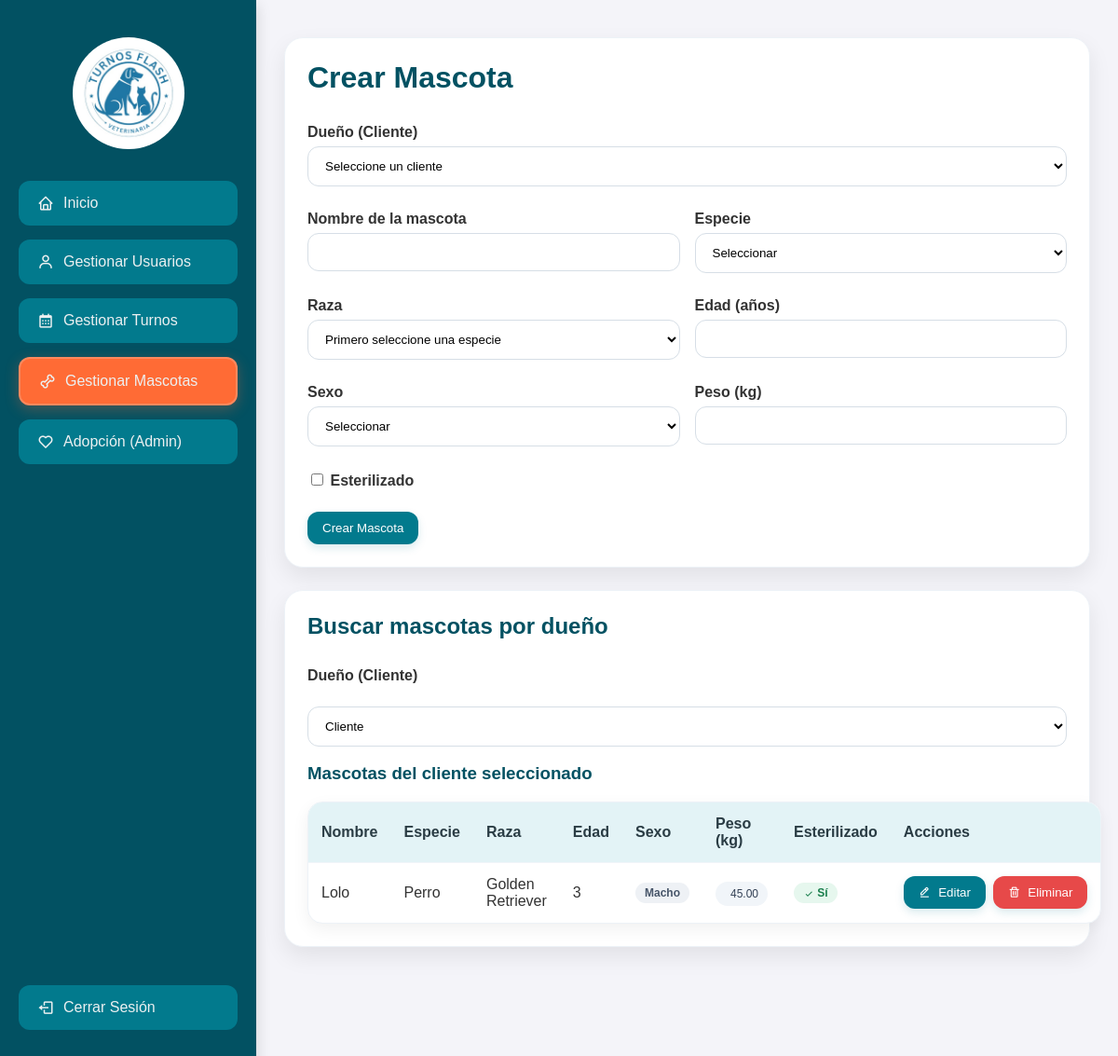
The app's page /gestionar_mascotas.php?filter_owner_id=17 (signed in) with its own data.
### tables this page shows
CREATE TABLE `mascotas` (
  `id` int(11) NOT NULL,
  `user_id` int(11) NOT NULL,
  `nombre` varchar(50) NOT NULL,
  `especie` varchar(50) NOT NULL,
  `raza` varchar(50) NOT NULL,
  `edad` int(11) NOT NULL,
  `sexo` varchar(10) NOT NULL,
  `peso` decimal(5,2) NOT NULL,
  `esterilizado` tinyint(1) NOT NULL,
  `foto` varchar(255) DEFAULT NULL
);

### gestionar_mascotas.php (the view, shortened to what this page needs)
<?php
$mysqli = new mysqli("localhost", "root", "", "veterinaria");
$clientes = $mysqli->query("SELECT id, nombre_usuario FROM user WHERE rol='cliente' ORDER BY nombre_usuario ASC");
$filter_owner_id = 0;
if (isset($_GET['filter_owner_id'])) { $filter_owner_id = (int)$_GET['filter_owner_id']; }
$mascotas_list = null;
if ($filter_owner_id > 0) {
    $stmt = $mysqli->prepare("SELECT id, nombre, especie, raza, edad, sexo, peso, esterilizado FROM mascotas WHERE user_id = ? ORDER BY nombre ASC");
    if ($stmt) {
        $stmt->bind_param('i', $filter_owner_id);
        $stmt->execute();
        $mascotas_list = $stmt->get_result();
    }
}
?>
<!DOCTYPE html>
<html lang="es">
<head>
    <link href='https://unpkg.com/boxicons@2.1.4/css/boxicons.min.css' rel='stylesheet'>
</head>
<body>
    <div class="sidebar">
        <div class="profile-section">
            <img src="logo_perro.jpg" alt="Foto de Usuario" class="profile-image">
        </div>
        <a href="admin_dashboard.php"><i class='bx bx-home'></i><span>Inicio</span></a>
        <a href="gestionar_usuarios.php"><i class='bx bx-user'></i><span>Gestionar Usuarios</span></a>
        <a href="gestionar_turnos.php"><i class='bx bx-calendar'></i><span>Gestionar Turnos</span></a>
        <a href="gestionar_mascotas.php" class="active"><i class='bx bx-bone'></i><span>Gestionar Mascotas</span></a>
        <a href="adopcion_page.php?view=admin"><i class='bx bx-heart'></i><span>Adopción (Admin)</span></a>
         <div class="bottom-menu">
             <a href="index.php" id="logout-button"><i class='bx bx-log-out'></i><span>Cerrar Sesión</span></a>
         </div>
    </div>
    <div class="content">
        <div class="content-wrapper">
        <div class="card">
            <h1>Crear Mascota</h1>
            <form method="POST">
                <div class="row">
                    <div class="full">
                        <label for="owner_id">Dueño (Cliente)</label>
                        <select id="owner_id" name="owner_id" required>
                            <option value="">Seleccione un cliente</option>
                        </select>
                    </div>
                    <div>
                        <label for="nombre">Nombre de la mascota</label>
                        <input type="text" id="nombre" name="nombre" required pattern="[A-Za-zÁÉÍÓÚáéíóúÑñ\s]+" title="Solo letras y espacios">
                    </div>
                    <div>
                        <label for="especie">Especie</label>
                        <select id="especie" name="especie" required>
                            <option value="">Seleccionar</option>
                        </select>
                    </div>
                    <div>
                        <label for="raza">Raza</label>
                        <select id="raza" name="raza" required>
                            <option value="" disabled selected>Primero seleccione una especie</option>
                        </select>
                    </div>
                    <div>
                        <label for="edad">Edad (años)</label>
                        <input type="number" id="edad" name="edad" min="0" max="30" step="1" required>
                    </div>
                    <div>
                        <label for="sexo">Sexo</label>
                        <select id="sexo" name="sexo" required>
                            <option value="">Seleccionar</option>
                        </select>
                    </div>
                    <div>
                        <label for="peso">Peso (kg)</label>
                        <input type="number" id="peso" name="peso" min="0.1" max="70" step="0.1" required>
                    </div>
                    <div class="full">
                        <label><input type="checkbox" name="esterilizado" value="1"> Esterilizado</label>
                    </div>
                </div>
                <br>
                <button class="button" type="submit" name="create_pet">Crear Mascota</button>
            </form>
        </div>
        <div class="card">
            <h2>Buscar mascotas por dueño</h2>
            <form method="GET" class="row">
                <div class="full">
                    <label for="filter_owner_id">Dueño (Cliente)</label>
                    <br>
                    <select id="filter_owner_id" name="filter_owner_id" onchange="this.form.submit()">
                        <?php if ($clientes) { $clientes->data_seek(0); while($c = $clientes->fetch_assoc()) { $sel = ($filter_owner_id == (int)$c['id']) ? 'selected' : ''; ?>
                            <option value="<?= (int)$c['id'] ?>" <?= $sel ?>><?= htmlspecialchars($c['nombre_usuario']) ?></option>
                        <?php } } ?>
                    </select>
                </div>
            </form>
            <?php if ($filter_owner_id > 0): ?>
               <br> <h3>Mascotas del cliente seleccionado</h3>
                <table class="table">
                    <thead>
                        <tr>
                            <th>Nombre</th>
                            <th>Especie</th>
                            <th>Raza</th>
                            <th>Edad</th>
                            <th>Sexo</th>
                            <th>Peso (kg)</th>
                            <th>Esterilizado</th>
                            <th>Acciones</th>
                        </tr>
                    </thead>
                    <tbody>
                        <?php if ($mascotas_list && $mascotas_list->num_rows > 0): while($m = $mascotas_list->fetch_assoc()): ?>
                            <tr>
                                <td><?= htmlspecialchars($m['nombre']) ?></td>
                                <td><?= htmlspecialchars($m['especie']) ?></td>
                                <td><?= htmlspecialchars($m['raza']) ?></td>
                                <td><?= (int)$m['edad'] ?></td>
                                <td><span class="badge gray"><?= htmlspecialchars($m['sexo']) ?></span></td>
                                <td><span class="chip"><i class='bx bx-weight'></i><?= htmlspecialchars($m['peso']) ?></span></td>
                                <td>
                                    <?php if ((int)$m['esterilizado'] === 1): ?>
                                        <span class="badge green"><i class='bx bx-check' style="vertical-align:middle;"></i> Sí</span>
                                    <?php else: ?>
                                        <span class="badge gray">No</span>
                                    <?php endif; ?>
                                </td>
                                <td style="display:flex; gap:8px; align-items:center;">
                                    <button class="button" onclick="openEditPetModal(<?= (int)$m['id'] ?>, '<?= htmlspecialchars($m['nombre'], ENT_QUOTES) ?>', '<?= htmlspecialchars($m['especie'], ENT_QUOTES) ?>', '<?= htmlspecialchars($m['raza'], ENT_QUOTES) ?>', <?= (int)$m['edad'] ?>, '<?= htmlspecialchars($m['sexo'], ENT_QUOTES) ?>', '<?= htmlspecialchars($m['peso'], ENT_QUOTES) ?>', <?= (int)$m['esterilizado'] ?>)"><i class='bx bx-edit-alt'></i> Editar</button>
                                    <form method="POST" class="delete-pet-form" style="display:inline;">
                                        <button type="submit" name="delete_pet" class="button danger"><i class='bx bx-trash'></i> Eliminar</button>
                                    </form>
                                </td>
                            </tr>
                        <?php endwhile; endif; ?>
                    </tbody>
                </table>
            <?php endif; ?>
        </div>
        </div>
    </div>
 </body>
 </html>

### gestionar_mascotas.php (style rules this page uses)
body { font-family: Arial, sans-serif; margin: 0; padding: 0; display: flex; height: 100vh; color: #333; transition: background-color 0.3s, color 0.3s; background-color: #f4f4f9; }
.sidebar { width: 275px; background-color: #025162; color: #ecf0f1; padding-top: 40px; display: flex; flex-direction: column; align-items: center; height: 100vh; transition: width 0.3s, background-color 0.3s, box-shadow 0.3s; position: fixed; top: 0; left: 0; box-shadow: 0 5px 15px rgba(0,0,0,0.15); }
.sidebar a { display: flex; align-items: center; justify-content: flex-start; color: #ecf0f1; text-decoration: none; padding: 15px 20px; width: calc(100% - 40px); margin-bottom: 15px; background-color: #027a8d; border-radius: 12px; font-size: 16px; transition: background-color 0.3s, padding 0.3s, transform 0.15s ease-in-out; box-sizing: border-box; position: relative; }
.sidebar a.active { background-color: #ff6b35; box-shadow: 0 4px 15px rgba(255, 107, 53, 0.3); border: 2px solid rgba(255, 255, 255, 0.2); }
.sidebar i { margin-right:10px; font-size: 18px; }
.sidebar span { transition: opacity 0.3s ease; }
.profile-section { text-align: center; margin-bottom: 20px; transition: margin-bottom 0.3s; }
.profile-image { width: 120px; height: 120px; border-radius: 50%; object-fit: cover; margin-bottom: 10px; transition: width 0.3s, height 0.3s; }
.sidebar .bottom-menu { margin-top:auto; width:100%; padding-bottom:60px; display:flex; flex-direction:column; align-items:center; }
.content { flex: 1; margin-left: 275px; padding: 40px 30px; overflow-y: auto; height: 100vh; box-sizing: border-box; }
.content-wrapper { padding-bottom: 60px; }
.card { background:#fff; border-radius:20px; box-shadow:0 10px 25px rgba(0,0,0,0.08); padding:24px; max-width:980px; margin:0 auto 24px auto; border: 1px solid #edf2f7; position: relative; }
.card h1, .card h2, .card h3 { margin-top: 0; font-weight: 600; color: #025162; }
.row { display:grid; grid-template-columns:1fr 1fr; gap:16px; }
.row .full { grid-column:1 / -1; }
label { display:block; margin:10px 0 6px; font-weight:600; }
input[type="text"], input[type="number"], select { width:100%; padding:12px 14px; border:1px solid #d6dee6; border-radius:12px; box-sizing:border-box; transition: border-color .2s ease, box-shadow .2s ease; background:#fff; }
.button { background-color:#027a8d; color:#fff; border:none; padding:10px 16px; border-radius:12px; cursor:pointer; box-shadow:0 4px 10px rgba(2,122,141,0.15); display:inline-flex; align-items:center; gap:8px; }
.button.danger { background:#e74949; }
.table { width:100%; border-collapse: separate; border-spacing:0; margin-top:10px; background:#fff; border-radius:16px; overflow:hidden; box-shadow:0 6px 18px rgba(0,0,0,0.06); border:1px solid #edf2f7; }
.table thead th { background:#E3F3F6; color:#2a3c44; font-weight:600; padding:14px; text-align:left; }
.table tbody td { padding:14px; border-top:1px solid #f0f4f8; }
.badge { display:inline-block; padding:4px 10px; border-radius:999px; font-size:12px; font-weight:600; }
.badge.green { background:#e6f7ee; color:#1b7f4d; }
.badge.gray { background:#eef1f5; color:#475569; }
.chip { display:inline-flex; align-items:center; gap:6px; padding:6px 10px; background:#f1f5f9; border-radius:999px; font-size:12px; color:#334155; }

### records on screen
mascotas: nombre "Lolo", especie "Perro", raza "Golden Retriever", edad "3", sexo "Macho", peso "45.00", esterilizado 1 (drawn)

### other values on screen
form field filter_owner_id "Cliente"
